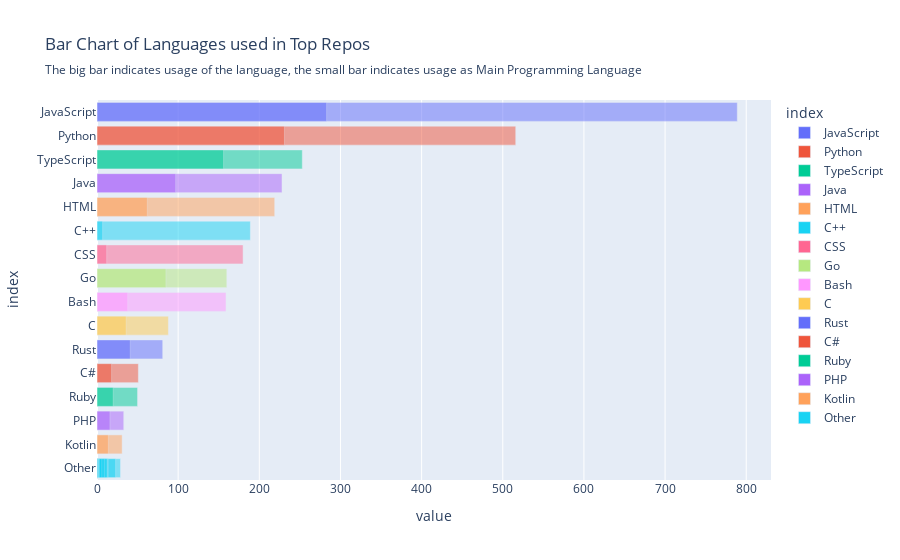

The cell this chart's notebook holds for it:
### Markdown cell above
## The Battle of Languages. What developers loved ... and what they hated

### Code cell
lang_data = pd.merge(
                pd.merge(data.explode('Programming Languages used').value_counts('Programming Languages used'),
                        data.explode('Programming Languages used').value_counts('Programming Languages used', normalize=True),
                        left_index=True, right_index=True
                    ),
                pd.merge(data.explode('Main Programming Language').value_counts('Main Programming Language'),
                     data.explode('Main Programming Language').value_counts('Main Programming Language', normalize=True),
                     left_index=True, right_index=True
                     ),
                     left_index=True, right_index=True).reset_index()

lang_data['index'] = lang_data.apply(lambda x: 'Other' if x['count_x'] < 30 else x['index'],axis=1)

fig1 = px.bar(lang_data,
       y='index',
       x=['count_x', 'count_y'],
       barmode='overlay',
       color='index',
       title='Bar Chart of Languages used in Top Repos',
       subtitle='The big bar indicates usage of the language, the small bar indicates usage as Main Programming Language',
)

fig2 = px.pie(lang_data,
              names='index',
              values='count_x',
              title='Pie Chart of Language usage',
              
              )
fig1

### Figure 1 — Plotly figure (JSON) as saved in the notebook; plotly's stock layout.template omitted (floating-point values rounded to 4 significant figures)
{"data": [{"hovertemplate": "index=%{y}<br>value=%{x}<extra></extra>", "legendgroup": "JavaScript", "marker": {"color": "#636efa", "opacity": 0.5, "pattern": {"shape": ""}}, "name": "JavaScript", "orientation": "h", "showlegend": true, "textposition": "auto", "type": "bar", "x": [789, 283], "xaxis": "x", "y": ["JavaScript", "JavaScript"], "yaxis": "y"}, {"hovertemplate": "index=%{y}<br>value=%{x}<extra></extra>", "legendgroup": "Python", "marker": {"color": "#EF553B", "opacity": 0.5, "pattern": {"shape": ""}}, "name": "Python", "orientation": "h", "showlegend": true, "textposition": "auto", "type": "bar", "x": [516, 231], "xaxis": "x", "y": ["Python", "Python"], "yaxis": "y"}, {"hovertemplate": "index=%{y}<br>value=%{x}<extra></extra>", "legendgroup": "TypeScript", "marker": {"color": "#00cc96", "opacity": 0.5, "pattern": {"shape": ""}}, "name": "TypeScript", "orientation": "h", "showlegend": true, "textposition": "auto", "type": "bar", "x": [253, 156], "xaxis": "x", "y": ["TypeScript", "TypeScript"], "yaxis": "y"}, {"hovertemplate": "index=%{y}<br>value=%{x}<extra></extra>", "legendgroup": "Java", "marker": {"color": "#ab63fa", "opacity": 0.5, "pattern": {"shape": ""}}, "name": "Java", "orientation": "h", "showlegend": true, "textposition": "auto", "type": "bar", "x": [228, 97], "xaxis": "x", "y": ["Java", "Java"], "yaxis": "y"}, {"hovertemplate": "index=%{y}<br>value=%{x}<extra></extra>", "legendgroup": "HTML", "marker": {"color": "#FFA15A", "opacity": 0.5, "pattern": {"shape": ""}}, "name": "HTML", "orientation": "h", "showlegend": true, "textposition": "auto", "type": "bar", "x": [219, 62], "xaxis": "x", "y": ["HTML", "HTML"], "yaxis": "y"}, {"hovertemplate": "index=%{y}<br>value=%{x}<extra></extra>", "legendgroup": "C++", "marker": {"color": "#19d3f3", "opacity": 0.5, "pattern": {"shape": ""}}, "name": "C++", "orientation": "h", "showlegend": true, "textposition": "auto", "type": "bar", "x": [189, 7], "xaxis": "x", "y": ["C++", "C++"], "yaxis": "y"}, {"hovertemplate": "index=%{y}<br>value=%{x}<extra></extra>", "legendgroup": "CSS", "marker": {"color": "#FF6692", "opacity": 0.5, "pattern": {"shape": ""}}, "name": "CSS", "orientation": "h", "showlegend": true, "textposition": "auto", "type": "bar", "x": [180, 12], "xaxis": "x", "y": ["CSS", "CSS"], "yaxis": "y"}, {"hovertemplate": "index=%{y}<br>value=%{x}<extra></extra>", "legendgroup": "Go", "marker": {"color": "#B6E880", "opacity": 0.5, "pattern": {"shape": ""}}, "name": "Go", "orientation": "h", "showlegend": true, "textposition": "auto", "type": "bar", "x": [160, 85], "xaxis": "x", "y": ["Go", "Go"], "yaxis": "y"}, {"hovertemplate": "index=%{y}<br>value=%{x}<extra></extra>", "legendgroup": "Bash", "marker": {"color": "#FF97FF", "opacity": 0.5, "pattern": {"shape": ""}}, "name": "Bash", "orientation": "h", "showlegend": true, "textposition": "auto", "type": "bar", "x": [159, 38], "xaxis": "x", "y": ["Bash", "Bash"], "yaxis": "y"}, {"hovertemplate": "index=%{y}<br>value=%{x}<extra></extra>", "legendgroup": "C", "marker": {"color": "#FECB52", "opacity": 0.5, "pattern": {"shape": ""}}, "name": "C", "orientation": "h", "showlegend": true, "textposition": "auto", "type": "bar", "x": [88, 36], "xaxis": "x", "y": ["C", "C"], "yaxis": "y"}, {"hovertemplate": "index=%{y}<br>value=%{x}<extra></extra>", "legendgroup": "Rust", "marker": {"color": "#636efa", "opacity": 0.5, "pattern": {"shape": ""}}, "name": "Rust", "orientation": "h", "showlegend": true, "textposition": "auto", "type": "bar", "x": [81, 41], "xaxis": "x", "y": ["Rust", "Rust"], "yaxis": "y"}, {"hovertemplate": "index=%{y}<br>value=%{x}<extra></extra>", "legendgroup": "C#", "marker": {"color": "#EF553B", "opacity": 0.5, "pattern": {"shape": ""}}, "name": "C#", "orientation": "h", "showlegend": true, "textposition": "auto", "type": "bar", "x": [51, 18], "xaxis": "x", "y": ["C#", "C#"], "yaxis": "y"}, {"hovertemplate": "index=%{y}<br>value=%{x}<extra></extra>", "legendgroup": "Ruby", "marker": {"color": "#00cc96", "opacity": 0.5, "pattern": {"shape": ""}}, "name": "Ruby", "orientation": "h", "showlegend": true, "textposition": "auto", "type": "bar", "x": [50, 20], "xaxis": "x", "y": ["Ruby", "Ruby"], "yaxis": "y"}, {"hovertemplate": "index=%{y}<br>value=%{x}<extra></extra>", "legendgroup": "PHP", "marker": {"color": "#ab63fa", "opacity": 0.5, "pattern": {"shape": ""}}, "name": "PHP", "orientation": "h", "showlegend": true, "textposition": "auto", "type": "bar", "x": [33, 16], "xaxis": "x", "y": ["PHP", "PHP"], "yaxis": "y"}, {"hovertemplate": "index=%{y}<br>value=%{x}<extra></extra>", "legendgroup": "Kotlin", "marker": {"color": "#FFA15A", "opacity": 0.5, "pattern": {"shape": ""}}, "name": "Kotlin", "orientation": "h", "showlegend": true, "textposition": "auto", "type": "bar", "x": [31, 14], "xaxis": "x", "y": ["Kotlin", "Kotlin"], "yaxis": "y"}, {"hovertemplate": "index=%{y}<br>value=%{x}<extra></extra>", "legendgroup": "Other", "marker": {"color": "#19d3f3", "opacity": 0.5, "pattern": {"shape": ""}}, "name": "Other", "orientation": "h", "showlegend": true, "textposition": "auto", "type": "bar", "x": [29, 23, 14, 13, 12, 11, 11, 8, 6, 6, 4, 3, 2, 2, 2, 1, 1, 9, 2, 2, 13, 1, 9, 1, 1, 1, 6, 3, 1, 1, 1, 2, 1, 1], "xaxis": "x", "y": ["Other", "Other", "Other", "Other", "Other", "Other", "Other", "Other", "Other", "Other", "Other", "Other", "Other", "Other", "Other", "Other", "Other", "Other", "Other", "Other", "Other", "Other", "Other", "Other", "Other", "Other", "Other", "Other", "Other", "Other", "Other", "Other", "Other", "Other"], "yaxis": "y"}], "layout": {"barmode": "overlay", "legend": {"title": {"text": "index"}, "tracegroupgap": 0}, "title": {"subtitle": {"text": "The big bar indicates usage of the language, the small bar indicates usage as Main Programming Language"}, "text": "Bar Chart of Languages used in Top Repos"}, "xaxis": {"anchor": "y", "domain": [0, 1], "title": {"text": "value"}}, "yaxis": {"anchor": "x", "categoryarray": ["Other", "Kotlin", "PHP", "Ruby", "C#", "Rust", "C", "Bash", "Go", "CSS", "C++", "HTML", "Java", "TypeScript", "Python", "JavaScript"], "categoryorder": "array", "domain": [0, 1], "title": {"text": "index"}}}}
